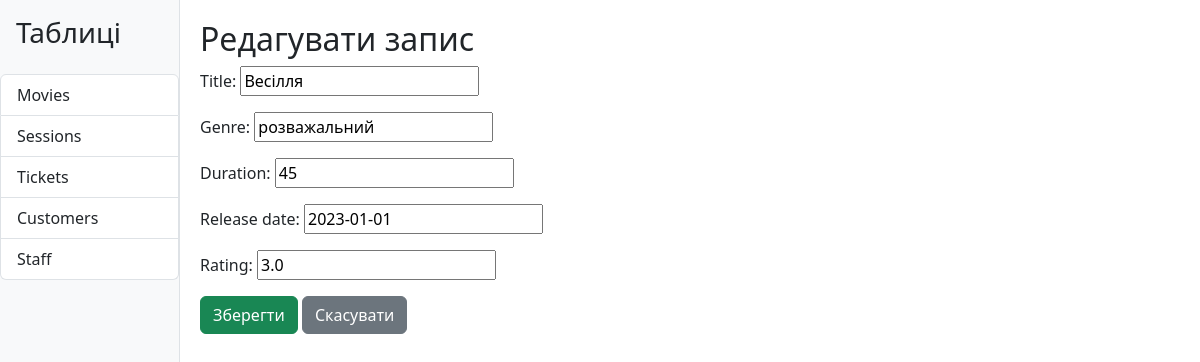
The app's page /cinema/movies/edit/2/ with its own data.
### cinema/models.py (models this page shows, shortened)
class Movie(models.Model):
    title = models.CharField(max_length=100)
    genre = models.CharField(max_length=50, blank=True, null=True)
    duration = models.PositiveIntegerField()
    release_date = models.DateField()
    rating = models.DecimalField(max_digits=2, decimal_places=1)

### cinema/views.py (the view)
# urls.py: path('cinema/<str:table_name>/edit/<int:pk>/', views.edit_record, name='edit_record'),
def edit_record(request, table_name, pk):
    model = TABLES.get(table_name)
    if not model:
        return render(request, '404.html', status=404)
    record = get_object_or_404(model, pk=pk)
    Form = modelform_factory(model, exclude=[])
    if request.method == 'POST':
        form = Form(request.POST, instance=record)
        if form.is_valid():
            form.save()
            return redirect('view_table', table_name=table_name)
    else:
        form = Form(instance=record)
    return render(request, 'cinema/form.html', {'form': form, 'table_name': table_name, 'action': 'Редагувати запис'})

### cinema/templates/cinema/form.html (shortened to what this page needs)
{% extends "cinema/dashboard.html" %}
{% block content %}
<h2>{{ action }}</h2>
<form method="post">
    {{ form.as_p }}
    <button type="submit" class="btn btn-success">Зберегти</button>
    <a href="{% url 'view_table' table_name %}" class="btn btn-secondary">Скасувати</a>
</form>
{% endblock %}

### records on screen
Movie: title "Весілля", genre "розважальний", duration "45", release_date "2023-01-01", rating "3.0"

### other values on screen
{{ action }} "Редагувати запис"
